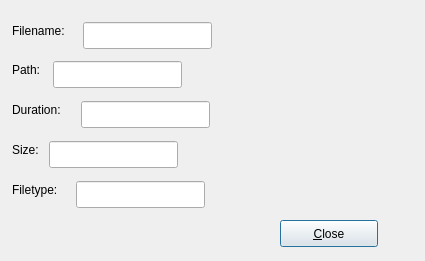
<?xml version="1.0" encoding="UTF-8"?>
<ui version="4.0">
 <class>audio_video_properties</class>
 <widget class="QDialog" name="audio_video_properties">
  <property name="geometry">
   <rect>
    <x>0</x>
    <y>0</y>
    <width>425</width>
    <height>261</height>
   </rect>
  </property>
  <property name="windowTitle">
   <string>File Properties</string>
  </property>
  <widget class="QPushButton" name="close">
   <property name="geometry">
    <rect>
     <x>280</x>
     <y>220</y>
     <width>98</width>
     <height>27</height>
    </rect>
   </property>
   <property name="text">
    <string>&amp;Close</string>
   </property>
  </widget>
  <widget class="QLineEdit" name="filename">
   <property name="geometry">
    <rect>
     <x>83</x>
     <y>22</y>
     <width>129</width>
     <height>27</height>
    </rect>
   </property>
   <property name="readOnly">
    <bool>true</bool>
   </property>
  </widget>
  <widget class="QLabel" name="label">
   <property name="geometry">
    <rect>
     <x>12</x>
     <y>22</y>
     <width>65</width>
     <height>17</height>
    </rect>
   </property>
   <property name="text">
    <string>Filename:</string>
   </property>
  </widget>
  <widget class="QLineEdit" name="duration">
   <property name="geometry">
    <rect>
     <x>81</x>
     <y>101</y>
     <width>129</width>
     <height>27</height>
    </rect>
   </property>
   <property name="readOnly">
    <bool>true</bool>
   </property>
  </widget>
  <widget class="QLabel" name="label_3">
   <property name="geometry">
    <rect>
     <x>12</x>
     <y>101</y>
     <width>63</width>
     <height>17</height>
    </rect>
   </property>
   <property name="text">
    <string>Duration:</string>
   </property>
  </widget>
  <widget class="QLabel" name="label_4">
   <property name="geometry">
    <rect>
     <x>12</x>
     <y>141</y>
     <width>31</width>
     <height>17</height>
    </rect>
   </property>
   <property name="text">
    <string>Size:</string>
   </property>
  </widget>
  <widget class="QLineEdit" name="size">
   <property name="geometry">
    <rect>
     <x>49</x>
     <y>141</y>
     <width>129</width>
     <height>27</height>
    </rect>
   </property>
   <property name="readOnly">
    <bool>true</bool>
   </property>
  </widget>
  <widget class="QLabel" name="label_2">
   <property name="geometry">
    <rect>
     <x>12</x>
     <y>61</y>
     <width>35</width>
     <height>17</height>
    </rect>
   </property>
   <property name="text">
    <string>Path:</string>
   </property>
  </widget>
  <widget class="QLineEdit" name="path">
   <property name="geometry">
    <rect>
     <x>53</x>
     <y>61</y>
     <width>129</width>
     <height>27</height>
    </rect>
   </property>
   <property name="readOnly">
    <bool>true</bool>
   </property>
  </widget>
  <widget class="QLabel" name="label_5">
   <property name="geometry">
    <rect>
     <x>12</x>
     <y>181</y>
     <width>58</width>
     <height>17</height>
    </rect>
   </property>
   <property name="text">
    <string>Filetype:</string>
   </property>
  </widget>
  <widget class="QLineEdit" name="filetype">
   <property name="geometry">
    <rect>
     <x>76</x>
     <y>181</y>
     <width>129</width>
     <height>27</height>
    </rect>
   </property>
  </widget>
 </widget>
 <resources/>
 <connections/>
</ui>
